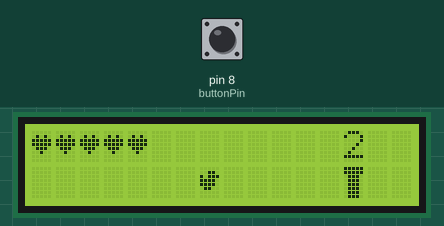
Recording of a sketch running on a simulated Arduino Uno, built with avr-gcc and run on an emulated ATmega328P. Shown: 16×2 character LCD. The test bench sets the inputs (shaded band); at power-on: pin 8 (buttonPin) HIGH. Random numbers use the default seed unless the sketch sets one.

Above: at 1.2 s.
1.3 s: pin 8 (buttonPin) pulled LOW for 3.2 s
At 1.88 s:
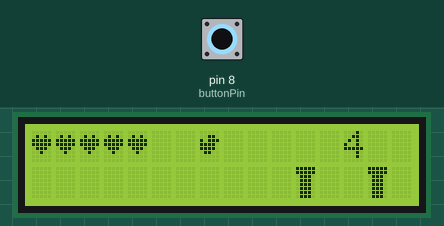
6.0 s: pin 8 (buttonPin) pulled LOW for 1 s
At 6.22 s:
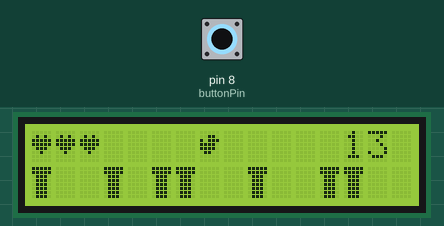
8.7 s: pin 8 (buttonPin) pulled LOW for 0.45 s
At 8.92 s:
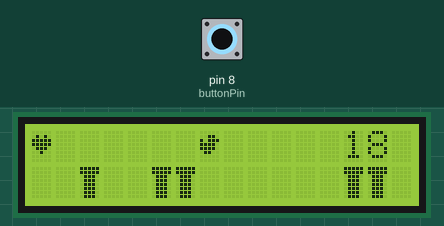
Timing chart, 0 to 11.7 s (numbered marks = the images above; inputs shaded):
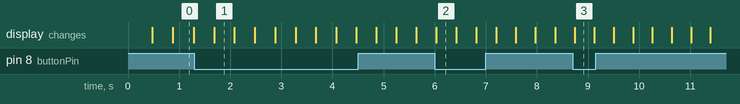

Measured:
- what the display in image 0 shows lasts 0.4 s, from 0.9 s to 1.3 s

The sketch:

_4.ino
```cpp
//Подключение библиотек
#include <LiquidCrystal.h>

//Объявление переменных
#define LCD_RS 12
#define LCD_EN 11
#define LCD_DB4 5
#define LCD_DB5 4
#define LCD_DB6 3
#define LCD_DB7 2

LiquidCrystal lcd (LCD_RS, LCD_EN, LCD_DB4, LCD_DB5, LCD_DB6, LCD_DB7);

#define buttonPin  8

byte pipe[8] = {
  0b11111,
  0b11111,
  0b01110,
  0b01110,
  0b01110,
  0b01110,
  0b01110,
  0b01110
};

byte bird[8] = {
  0b00000,
  0b00110,
  0b10111,
  0b11110,
  0b11110,
  0b01100,
  0b00000,
  0b00000
};

byte hit[8] = {
  0b00000,
  0b11011,
  0b01110,
  0b00100,
  0b00100,
  0b01110,
  0b11011,
  0b00000
};

byte heart[8] = {
  0b00000,
  0b01010,
  0b11111,
  0b11111,
  0b01110,
  0b00100,
  0b00000,
  0b00000
};

int pipes[16];
int birdY = 2;
int birdX = 7;
int score = 0;
int speedlvl = 400;

int life = 5; // number of lives

void setup() {
  lcd.begin(16,2);
  lcd.clear();
  Serial.begin (9600);

  randomSeed(analogRead(0));

  pinMode(buttonPin, INPUT_PULLUP);

  int i = 0;
  for (i = 0; i<16; i++) {
    pipes[i] = 0;
  }

  lcd.createChar(0, pipe);
  lcd.createChar(1, bird);
  lcd.createChar(2, hit);
  lcd.createChar(3, heart);
}

void birdfly() {
  int buttonValue = digitalRead(buttonPin);
  int charId = 0;

  if (buttonValue == LOW) {
    birdY = 0;
    charId = 1;
  } else {
    birdY = 1;
    charId = 1;
    if (pipes[birdX] == 1) {
      charId = 2;
      life--;
      score--;
    }
  }

  lcd.setCursor(birdX, birdY);
  lcd.write((byte)charId);
}


void movePipes() {
  int dist = random(0, 2);
  // move the pipes along screen
  int i;
  for (i=1; i<16; i++) {
    pipes[i-1] = pipes[i];
  }

  if (dist == 1 && (pipes[16] == 2 || pipes[13] == 1)) {
      pipes[15] = 0;
  } else {
     pipes[15] = random(0, 2);
  }

  for (i = 0; i<16; i++) {
    if (pipes[i] != 0) {
      lcd.setCursor(i, 1);
      lcd.write((byte)0);
    }
  }

}


void showLives() {
  int i;
  for (i=0; i<life; i++) {
    lcd.setCursor(i, 0);
    lcd.write((byte)3);
  }
}

void showScore() {
  lcd.setCursor(13,0);
  lcd.print(score);
}

void loop() {
  lcd.clear();

  if (life > 0) {
    movePipes();
    birdfly();
    showLives();
    showScore();
    score++;
    speedlvl--;
  } else {
    lcd.setCursor(3, 0);
    lcd.print("GAME OVER");
    lcd.setCursor(3, 1);
    lcd.print("Score: ");
    lcd.print(score);
  }

  delay(speedlvl); // speed of pipes will decrease and move faster the more points you have

}
```
